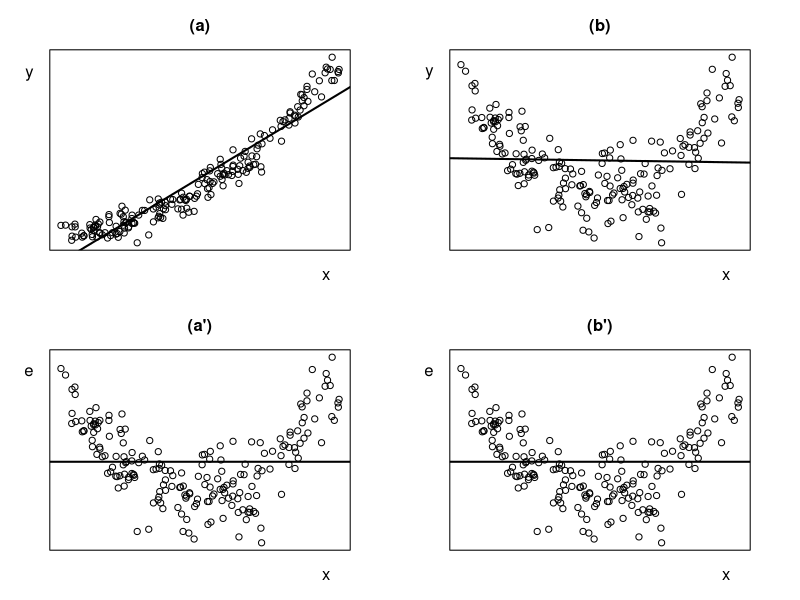
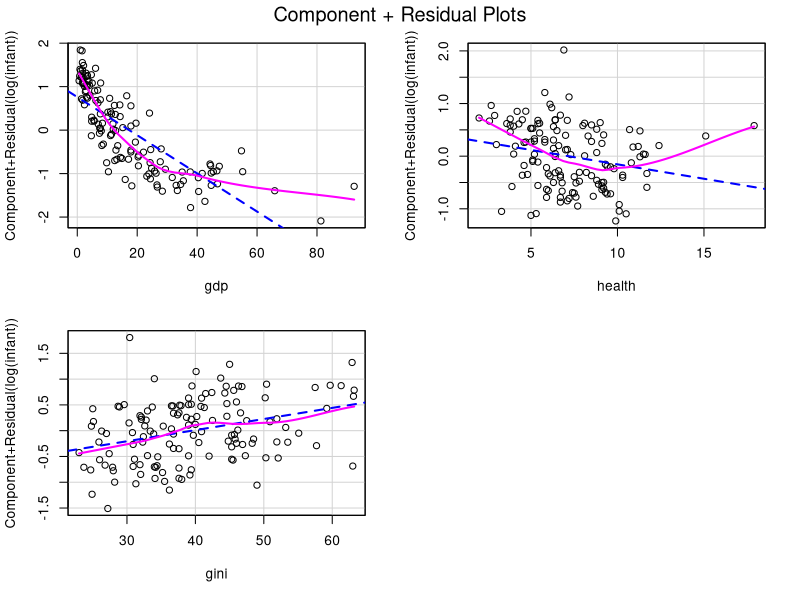

These figures' R source, in order: (Note: this script raises an error after producing the figures.)
# Regression Diagnostics, 2nd Edition
# John Fox
# last modified: 2019-06-18

# R script for Ch. 6

# Fig. 6.1: plots of residuals vs x

par <- par(mfcol=c(2, 2), mar=c(3, 3, 3, 3))
set.seed(2468) # for reproducibility
x <- runif(200)
e <- rnorm(200, 0, 0.05)
y1 <- x^2 + e
y2 <- (x - 0.5)^2 + e

plot(x, y1, axes=FALSE, frame=TRUE, xlab="", ylab="", main="(a)")
mtext("x", 1, line=1, at=0.95)
mtext("y", 2, line=1, at=0.95, las=1)
m1 <- lm(y1 ~ x)
abline(m1, lwd=2)

plot(x, residuals(m1), axes=FALSE, frame=TRUE, xlab="", ylab="", main="(a')")
mtext("x", 1, line=1, at=0.95)
mtext("e", 2, line=1, at=0.21, las=1)
abline(0, 0, lwd=2)

plot(x, y2, axes=FALSE, frame=TRUE, xlab="", ylab="", main="(b)")
mtext("x", 1, line=1, at=0.95)
mtext("y", 2, line=1, at=0.28, las=1)
m2 <- lm(y2 ~ x)
abline(m2, lwd=2)

plot(x, residuals(m2), axes=FALSE, frame=TRUE, xlab="", ylab="", main="(b')")
mtext("x", 1, line=1, at=0.95)
mtext("e", 2, line=1, at=0.21, las=1)
abline(0, 0, lwd=2)

par(par)

library(car)
CIA <- read.table("CIA.txt", header=TRUE)
  # assumes that CIA.txt is in the current directory, adjust as necessary

# initial regression for log(infant mortality)

mod.2 <- lm(log(infant) ~ gdp + health + gini, data=CIA)
S(mod.2)

# simple versions of component-plus-residuals and CERES plots

crPlots(mod.2) # convential
crPlots(mod.2, order=2) # quadratic
ceresPlots(mod.2)

# Fig. 6.2: component-plus-residual plots for initial CIA model

par <- par(fig=c(0, .5, .5, 1), mar=c(5.1, 4.1, 2.1, 1.1)) # top-left panel
crPlot(mod.2, "gdp", xlab="GDP per Captia", col.lines=c("black", "black"), 
       ylab="Component+Residual", 
       smooth=list(span=3/4), main="(a)")
par(fig=c(.5, 1, .5, 1)) # top-right panel
par(new=TRUE)
crPlot(mod.2, "health", xlab="Health Expenditures", 
       col.lines=c("black", "black"), ylab="Component+Residual", 
       smooth=list(span=3/4), main="(b)")
par(fig=c(.25, .75, 0, .5)) # bottom panel
par(new=TRUE)
crPlot(mod.2, "gini", xlab="Gini Coefficient", 
       col.lines=c("black", "black"), ylab="Component+Residual", 
       smooth=list(span=3/4), main="(c)")
par(par)

# respecified model for the CIA data

mod.2b <- update(mod.2, . ~ log(gdp) + poly(health, 2, raw=TRUE) + gini)
S(mod.2b)

# Fig. 6.3: component-plus-residual plots for the respecified CIA model

par <- par(fig=c(0, .5, .5, 1), mar=c(5.1, 4.1, 2.1, 1.1)) # top-left panel
crPlot(mod.2b, "log(gdp)", xlab="log(GDP per Captia)", 
       col.lines=c("black", "black"), ylab="Component+Residual", 
       smooth=list(span=3/4), main="(a)")
par(fig=c(.5, 1, .5, 1)) # top-right panel
par(new=TRUE)
crPlot(mod.2b, "poly(health, 2, raw = TRUE)", 
       xlab="Health Expenditures (quadratic)", 
       col.lines=c("black", "black"), ylab="Component+Residual", 
       smooth=list(span=3/4), main="(b)")
par(fig=c(.25, .75, 0, .5)) # bottom panel
par(new=TRUE)
crPlot(mod.2b, "gini", xlab="Gini Coefficient", col.lines=c("black", "black"), 
       ylab="Component+Residual", 
       smooth=list(span=3/4), main="(c)")
par(par)

# Fig. 6.4: component-plus-residual plots against the untransformed xs

library(effects)

plot(Effect("gdp", mod.2b, residuals=TRUE), 
     lines=list(col=c("black", "black"), lty=2), 
     axes=list(grid=TRUE), confint=FALSE, 
     partial.residuals=list(plot=TRUE, smooth.col="black", lty=1, span=3/4), 
     xlab="GDP per Capita", ylab="Component+Residual", main="(a)")

plot(Effect("health", mod.2b, residuals=TRUE), 
     lines=list(col=c("black", "black"), lty=2), 
     axes=list(grid=TRUE), confint=FALSE, 
     partial.residuals=list(plot=TRUE, smooth.col="black", lty=1, span=3/4),
     xlab="Health Expenditures", ylab="Component+Residual", main="(b)")

# Fig. 6.5: comparison of component-plus-residual, 
#           quadratic component-plus-residual and CERES plots

par <- par(mfrow=c(1, 3))
crPlot(mod.2, "gdp", xlab="GDP per Captia", col.lines=c("black", "black"), 
       ylab="Component+Residual", 
       smooth=list(span=3/4), main="(a)")
crPlot(mod.2, "gdp", xlab="GDP per Captia", col.lines=c("black", "black"), 
       ylab="Component+Residual", 
       smooth=list(span=3/4), order=2, main="(b)")
ceresPlot(mod.2, "gdp", xlab="GDP per Captia", col.lines=c("black", "black"), 
          ylab="Component+Residual", 
       smooth=list(span=3/4), main="(c)")
par(par)

# regression model with region interactions for the CIA data

CIA$region <- factor(CIA$region, # reorder factor levels
                  levels=c("Europe", "America", "Oceania", "Asia", "Africa"))
mod.3 <- lm(log(infant) ~ region*(gdp + health + gini), data=CIA)
S(mod.3)

# Table 6.1

Anova(mod.3)

# Fig. 6.6: predictor effect plots for the model with region interactions

plot(predictorEffect("gdp", mod.3, residuals=TRUE), 
     lines=list(col=c("black", "black"), lty=2), 
     axes=list(grid=TRUE), 
     id=list(n=2, labels=ifelse(rownames(CIA) %in% 
                c("United.States", "Canada", "Luxembourg", "Singapore"), 
                rownames(CIA), "")),
     partial.residuals=list(plot=TRUE, smooth.col="black", lty=1, span=1.0, 
                            pch=20), main="(a)",
     xlab="GDP per Capita ($1000s)", ylab="log(Infant Mortality)", 
     lattice=list(layout=c(5, 1)))

plot(predictorEffect("health", mod.3, residuals=TRUE), 
     lines=list(col=c("black", "black"), lty=2), 
     axes=list(grid=TRUE), id=list(n=1, 
                      labels=ifelse(rownames(CIA) == "United.States", 
                                    rownames(CIA), "")),
     partial.residuals=list(plot=TRUE, smooth.col="black", lty=1, span=1.0, 
                            pch=20), main="(b)",
     xlab="Health Expeditures per Capita ($1000s)", 
     ylab="log(Infant Mortality)", lattice=list(layout=c(5, 1)))

plot(predictorEffect("gini", mod.3, residuals=TRUE), 
     lines=list(col=c("black", "black"), lty=2), 
     axes=list(grid=TRUE),
     partial.residuals=list(plot=TRUE, smooth.col="black", lty=1, span=1.0, 
                            pch=16), main="(c)",
     xlab="Gini Coefficient of Income Inequality", 
     ylab="log(Infant Mortality)", lattice=list(layout=c(5, 1)))

  # a simpler command producing a less customized version of Fig. 6.6

plot(predictorEffects(mod.3, ~ gdp + health + gini, residuals=TRUE), 
     partial.residuals=list(span=0.9))

# Fig. 6.7: marginal model plots for the original CIA regression

par <- par(mfrow=c(2, 2))

mmp(mod.2, variable=CIA$gdp, col.line=c(data=gray(.50), model="black"), 
    xlab="GDP per Capita", ylab="log(Infant Mortality)", 
    col=gray(.50), main="(a)", key=FALSE, sd=TRUE)
mmp(mod.2, variable=CIA$health, col.line=c(data=gray(.50), model="black"), 
    xlab="Health Expenditures",  ylab="log(Infant Mortality)", 
    col=gray(.50), main="(b)", key=FALSE, sd=TRUE)
mmp(mod.2, variable=CIA$gini, col.line=c(data=gray(.50), model="black"), 
    xlab="Gini Coefficient",  ylab="log(Infant Mortality)", 
    col=gray(.50), main="(c)", key=FALSE, sd=TRUE)
mmp(mod.2, col.line=c(data=gray(.50), model="black"),  
    ylab="log(Infant Mortality)", 
    col=gray(.50), main="(d)", key=FALSE, sd=TRUE)

  # a simpler version of Fig. 6.7
mmps(mod.2, sd=TRUE)

# Fig. 6.8: marginal model plots for the respecified CIA regression

mmp(mod.2b, variable=CIA$gdp, col.line=c(data=gray(.50), model="black"), 
    xlab="GDP per Capita", ylab="log(Infant Mortality)",
    col=gray(.50), main="(a)", key=FALSE, 
    id=list(n=2, method="mahal", cex=0.7))
mmp(mod.2b, variable=CIA$health, col.line=c(data=gray(.50), model="black"), 
    xlab="Health Expenditures", ylab="log(Infant Mortality)",
    col=gray(.50), main="(b)", key=FALSE)
mmp(mod.2b, variable=CIA$gini, col.line=c(data=gray(.50), model="black"), 
    xlab="Gini Coefficient", ylab="log(Infant Mortality)",
    col=gray(.50), main="(c)", key=FALSE)
mmp(mod.2b, col.line=c(data=gray(.50), model="black"), 
    ylab="log(Infant Mortality)",
    col=gray(.50), main="(d)", key=FALSE, id=list(n=1, method="mahal", 
                                                  cex=0.7))

par(par)

  # a simpler version of Fig. 6.8 
  #  (note different treatment of health expenditures)

mmps(mod.2b)

# regression for GSS vocabuilary data

GSS <- read.table("GSS.txt", header=TRUE)
  # assumes that GSS.txt is in the current directory, adjust as necessary

set.seed(818218) # for reproducibility
sel <- sample(nrow(GSS), 5000)
GSS.a <- GSS[sel, ]  # exploratory subsample
GSS.b <- GSS[-sel, ] # validation subsample

modv.1 <- lm(vocab ~ age + educ + year + gender + nativeBorn, data=GSS.a)
S(modv.1)

# Fig. 6.9: component-plus-residual plots for the linear vocabulary regression

par(fig=c(0, .5, .5, 1), mar=c(5.1, 4.1, 2.1, 1.1)) # top-left panel
crPlot(modv.1, "age", main="(a)", col.lines=c("black", "black"), cex=0.5, 
       col="darkgray",
       smooth=list(span=0.2), xlab="Age (years)", ylab="Component+Residual")

par(fig=c(.5, 1, .5, 1)) # top-right panel
par(new=TRUE)
crPlot(modv.1, "educ", main="(b)", col.lines=c("black", "black"), cex=0.5, 
       col="darkgray",
       smooth=list(span=0.2), xlab="Education (years)", 
       ylab="Component+Residual")

par(fig=c(.25, .75, 0, .5)) # bottom panel
par(new=TRUE)
crPlot(modv.1, "year", main="(c)", col.lines=c("black", "black"), cex=0.5, 
       col="darkgray",
       smooth=list(span=0.2), xlab="Year", ylab="Component+Residual")

# Table 6.2: nonlinearity tests for age

modv.2a0 <- lm(vocab ~ as.factor(educ) + as.factor(year) + gender + nativeBorn,
               data=GSS.b)
modv.2a1 <- update(modv.2a0, . ~ . + age)
modv.2a2 <- update(modv.2a0, . ~ . + poly(age, 2))
modv.2a3 <- update(modv.2a0, . ~ . + as.factor(age))
anova(modv.2a0, modv.2a1, modv.2a2, modv.2a3)

# Table 6.3: nonlinearity tests for education

modv.2e0 <- lm(vocab ~ as.factor(age) + as.factor(year) + gender + nativeBorn,
               data=GSS.b)
modv.2e1 <- update(modv.2e0, . ~ . + educ)
modv.2e2 <- update(modv.2e0, . ~ . + educ + I(educ == 12) + I(educ == 16))
modv.2e3 <- update(modv.2e0, . ~ . + as.factor(educ))
anova(modv.2e0, modv.2e1, modv.2e2, modv.2e3)

# Table 6.4 nonlinearity test for year

modv.2y0 <- lm(vocab ~ as.factor(age) + as.factor(educ) + gender + nativeBorn, 
               data=GSS.b)
modv.2y1 <- update(modv.2y0, . ~ . + year)
modv.2y2 <- update(modv.2y0, . ~ . + as.factor(year))
anova(modv.2y0, modv.2y1, modv.2y2)

# Fig. 6.10: regression spline

par(mfrow=c(1, 1))
library(splines)
set.seed(123)
x <- sort(runif(200, 0, 10))
Ey <- (x^(2/3))*cos(x) + x
y <- Ey + rnorm(200)
plot(x, y, xlab="", ylab="")
mtext("x", 1, line=2, at=9)
mtext("y", 2, line=2, at=11, las=1)
mtext(c(expression(k[1]), expression(k[2]), expression(k[3])), 3, line=0, 
      at=seq(2.5, 7.5, by=2.5))
lines(x, Ey, lty=2, lwd=2)
abline(v=seq(2.5, 7.5, by=2.5), lty=2)
abline(v=c(0, 10))
m <- lm(y ~ bs(x, knots=seq(2.5, 7.5, by=2.5)))
brief(m)
lines(x, fitted(m), lty=1, lwd=2)
lines(x, fitted(lm(y ~ poly(x, 6))), lty=4)

# Box-Tidwell model fit to CIA data

boxTidwell(log(infant) ~ gdp + gini, other.x=~poly(health, 2, raw=TRUE), 
           data=CIA)

# Fig 6.11: constructed-variable plots for Box-Tidwell regression

btmod <- lm(log(infant) ~ gdp + gini + poly(health, 2, raw=TRUE) + 
              I(gdp*log(gdp)) + I(gini*log(gini)), data=CIA)
S(btmod) # shows score tests

par <- par(mfrow=c(1, 2))
avPlot(btmod, "I(gdp * log(gdp))", main="(a)", id=list(method="mahal", n=1), 
       xlab="Constructed Variable(GDP) | Others", 
       ylab="log(Infant Mortality) | Others",
       col.lines="black")
avPlot(btmod, "I(gini * log(gini))", main="(b)", id=FALSE, 
       xlab="Constructed Variable(Gini) | Others", 
       ylab="log(Infant Mortality) | Others",
       col.lines="black")

par(par)
